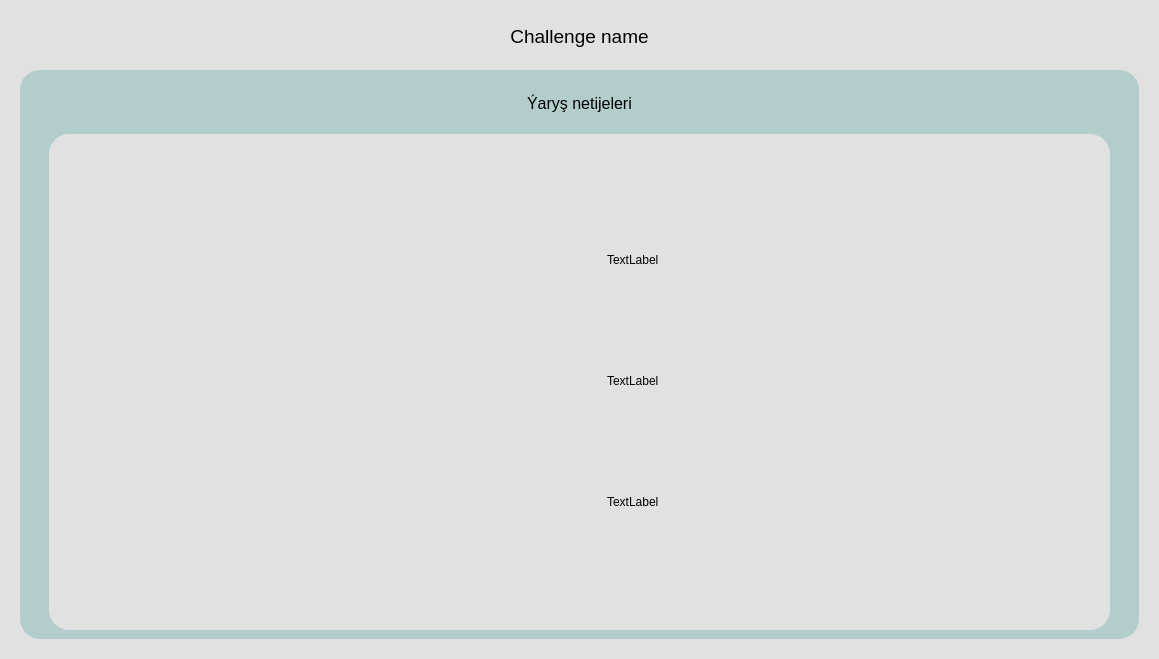
<?xml version="1.0" encoding="UTF-8"?>
<ui version="4.0">
 <class>MainWindow</class>
 <widget class="QMainWindow" name="MainWindow">
  <property name="geometry">
   <rect>
    <x>0</x>
    <y>0</y>
    <width>1159</width>
    <height>659</height>
   </rect>
  </property>
  <property name="windowTitle">
   <string>MainWindow</string>
  </property>
  <property name="styleSheet">
   <string notr="true">background-color: #e1e1e1;</string>
  </property>
  <property name="windowFilePath">
   <string/>
  </property>
  <widget class="QWidget" name="centralwidget">
   <property name="styleSheet">
    <string notr="true">*{
	border: none;
	background-color: transparent;
}
#centralwidget{
	background-color: #e1e1e1;
}
#side_menu{
	background-color: #b3cdcd;
	border-radius: 20px;
}
QPushButton{
	padding: 10px;
	background-color: #e1e1e1;
	border-radius: 5px;
	border: none;
}
#main_body{
	background-color: #b3cdcd;
	border-radius: 20px;
}</string>
   </property>
   <layout class="QVBoxLayout" name="central_layout">
    <property name="spacing">
     <number>7</number>
    </property>
    <property name="leftMargin">
     <number>11</number>
    </property>
    <property name="topMargin">
     <number>11</number>
    </property>
    <property name="rightMargin">
     <number>11</number>
    </property>
    <property name="bottomMargin">
     <number>11</number>
    </property>
    <item>
     <widget class="QFrame" name="body">
      <property name="frameShape">
       <enum>QFrame::StyledPanel</enum>
      </property>
      <property name="frameShadow">
       <enum>QFrame::Raised</enum>
      </property>
      <layout class="QVBoxLayout" name="contain_body_layout">
       <property name="spacing">
        <number>0</number>
       </property>
       <property name="leftMargin">
        <number>0</number>
       </property>
       <property name="topMargin">
        <number>0</number>
       </property>
       <property name="rightMargin">
        <number>0</number>
       </property>
       <property name="bottomMargin">
        <number>0</number>
       </property>
       <item>
        <widget class="QFrame" name="brand_label_frame">
         <property name="sizePolicy">
          <sizepolicy hsizetype="Expanding" vsizetype="Preferred">
           <horstretch>0</horstretch>
           <verstretch>0</verstretch>
          </sizepolicy>
         </property>
         <property name="frameShape">
          <enum>QFrame::StyledPanel</enum>
         </property>
         <property name="frameShadow">
          <enum>QFrame::Raised</enum>
         </property>
         <layout class="QVBoxLayout" name="brand_name_layout">
          <property name="spacing">
           <number>0</number>
          </property>
          <property name="leftMargin">
           <number>0</number>
          </property>
          <property name="topMargin">
           <number>0</number>
          </property>
          <property name="rightMargin">
           <number>0</number>
          </property>
          <property name="bottomMargin">
           <number>0</number>
          </property>
          <item>
           <widget class="QFrame" name="header">
            <property name="minimumSize">
             <size>
              <width>0</width>
              <height>50</height>
             </size>
            </property>
            <property name="frameShape">
             <enum>QFrame::StyledPanel</enum>
            </property>
            <property name="frameShadow">
             <enum>QFrame::Raised</enum>
            </property>
            <layout class="QHBoxLayout" name="header_layout">
             <property name="leftMargin">
              <number>0</number>
             </property>
             <property name="topMargin">
              <number>0</number>
             </property>
             <property name="rightMargin">
              <number>0</number>
             </property>
             <property name="bottomMargin">
              <number>0</number>
             </property>
             <item>
              <widget class="QLabel" name="label">
               <property name="font">
                <font>
                 <pointsize>14</pointsize>
                </font>
               </property>
               <property name="text">
                <string>Challenge name</string>
               </property>
               <property name="alignment">
                <set>Qt::AlignCenter</set>
               </property>
              </widget>
             </item>
            </layout>
           </widget>
          </item>
         </layout>
        </widget>
       </item>
       <item>
        <widget class="QFrame" name="container">
         <property name="sizePolicy">
          <sizepolicy hsizetype="Preferred" vsizetype="Expanding">
           <horstretch>0</horstretch>
           <verstretch>0</verstretch>
          </sizepolicy>
         </property>
         <property name="frameShape">
          <enum>QFrame::StyledPanel</enum>
         </property>
         <property name="frameShadow">
          <enum>QFrame::Raised</enum>
         </property>
         <layout class="QHBoxLayout" name="container_layout">
          <item>
           <widget class="QFrame" name="main_body">
            <property name="sizePolicy">
             <sizepolicy hsizetype="Expanding" vsizetype="Preferred">
              <horstretch>0</horstretch>
              <verstretch>0</verstretch>
             </sizepolicy>
            </property>
            <property name="styleSheet">
             <string notr="true">padding-left: 20px;
padding-right: 20px;</string>
            </property>
            <property name="frameShape">
             <enum>QFrame::StyledPanel</enum>
            </property>
            <property name="frameShadow">
             <enum>QFrame::Raised</enum>
            </property>
            <layout class="QVBoxLayout" name="body_layout">
             <item>
              <widget class="QFrame" name="question_frame">
               <property name="styleSheet">
                <string notr="true">padding: 0;</string>
               </property>
               <property name="frameShape">
                <enum>QFrame::StyledPanel</enum>
               </property>
               <property name="frameShadow">
                <enum>QFrame::Raised</enum>
               </property>
               <layout class="QVBoxLayout" name="question_layout">
                <property name="spacing">
                 <number>0</number>
                </property>
                <property name="leftMargin">
                 <number>0</number>
                </property>
                <property name="topMargin">
                 <number>0</number>
                </property>
                <property name="rightMargin">
                 <number>0</number>
                </property>
                <property name="bottomMargin">
                 <number>0</number>
                </property>
                <item alignment="Qt::AlignHCenter|Qt::AlignTop">
                 <widget class="QLabel" name="question_id">
                  <property name="font">
                   <font>
                    <pointsize>12</pointsize>
                   </font>
                  </property>
                  <property name="styleSheet">
                   <string notr="true">margin: 15px;</string>
                  </property>
                  <property name="text">
                   <string>Ýaryş netijeleri</string>
                  </property>
                 </widget>
                </item>
               </layout>
              </widget>
             </item>
             <item>
              <widget class="QFrame" name="answers_frame">
               <property name="sizePolicy">
                <sizepolicy hsizetype="Preferred" vsizetype="Expanding">
                 <horstretch>0</horstretch>
                 <verstretch>0</verstretch>
                </sizepolicy>
               </property>
               <property name="styleSheet">
                <string notr="true">padding: 0;
background-color: #e1e1e1;
border-radius: 20px;
border: none;</string>
               </property>
               <property name="frameShape">
                <enum>QFrame::StyledPanel</enum>
               </property>
               <property name="frameShadow">
                <enum>QFrame::Raised</enum>
               </property>
               <layout class="QHBoxLayout" name="horizontalLayout">
                <property name="spacing">
                 <number>11</number>
                </property>
                <property name="leftMargin">
                 <number>0</number>
                </property>
                <property name="rightMargin">
                 <number>0</number>
                </property>
                <item>
                 <widget class="QFrame" name="frame_2">
                  <property name="frameShape">
                   <enum>QFrame::StyledPanel</enum>
                  </property>
                  <property name="frameShadow">
                   <enum>QFrame::Raised</enum>
                  </property>
                  <layout class="QVBoxLayout" name="verticalLayout">
                   <item>
                    <widget class="QLabel" name="label_2">
                     <property name="text">
                      <string/>
                     </property>
                    </widget>
                   </item>
                  </layout>
                 </widget>
                </item>
                <item>
                 <widget class="QFrame" name="frame">
                  <property name="styleSheet">
                   <string notr="true"/>
                  </property>
                  <property name="frameShape">
                   <enum>QFrame::StyledPanel</enum>
                  </property>
                  <property name="frameShadow">
                   <enum>QFrame::Raised</enum>
                  </property>
                  <layout class="QVBoxLayout" name="verticalLayout_2">
                   <item>
                    <widget class="QLabel" name="label_3">
                     <property name="sizePolicy">
                      <sizepolicy hsizetype="Preferred" vsizetype="Fixed">
                       <horstretch>0</horstretch>
                       <verstretch>0</verstretch>
                      </sizepolicy>
                     </property>
                     <property name="styleSheet">
                      <string notr="true">margin-left: 10px;</string>
                     </property>
                     <property name="text">
                      <string>TextLabel</string>
                     </property>
                    </widget>
                   </item>
                   <item>
                    <widget class="QLabel" name="label_5">
                     <property name="sizePolicy">
                      <sizepolicy hsizetype="Preferred" vsizetype="Fixed">
                       <horstretch>0</horstretch>
                       <verstretch>0</verstretch>
                      </sizepolicy>
                     </property>
                     <property name="styleSheet">
                      <string notr="true">margin-left: 10px;</string>
                     </property>
                     <property name="text">
                      <string>TextLabel</string>
                     </property>
                    </widget>
                   </item>
                   <item>
                    <widget class="QLabel" name="label_4">
                     <property name="sizePolicy">
                      <sizepolicy hsizetype="Preferred" vsizetype="Fixed">
                       <horstretch>0</horstretch>
                       <verstretch>0</verstretch>
                      </sizepolicy>
                     </property>
                     <property name="styleSheet">
                      <string notr="true">margin-left: 10px;</string>
                     </property>
                     <property name="text">
                      <string>TextLabel</string>
                     </property>
                    </widget>
                   </item>
                  </layout>
                 </widget>
                </item>
               </layout>
              </widget>
             </item>
            </layout>
           </widget>
          </item>
         </layout>
        </widget>
       </item>
      </layout>
     </widget>
    </item>
   </layout>
  </widget>
 </widget>
 <resources>
  <include location="../icons.qrc"/>
 </resources>
 <connections/>
</ui>
